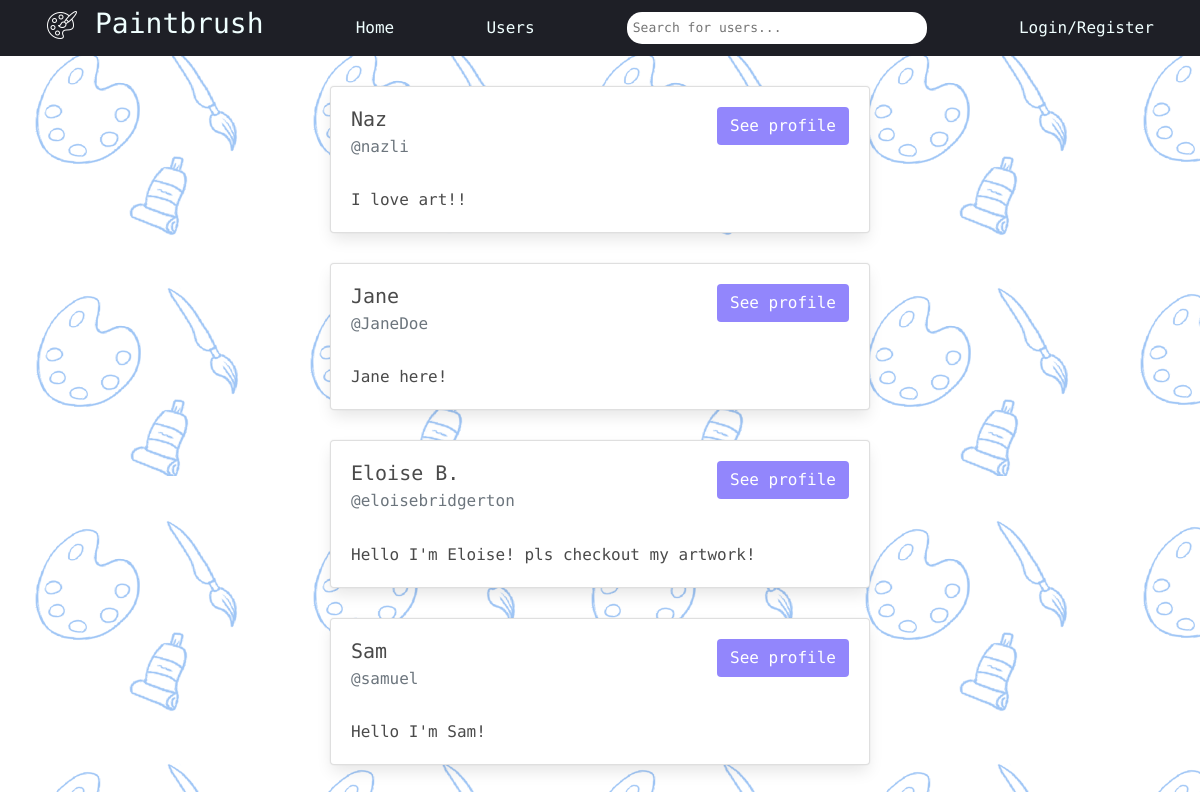
The page /userlist/ on the database its author committed.
### users/models.py (models this page shows, shortened)
class Profile(models.Model):
    user = models.OneToOneField(User, on_delete=models.CASCADE, related_name='profile', null=True, blank=True)
    name = models.CharField(max_length=200, blank=True, null=True)
    username = models.CharField(max_length=200, blank=True, null=True)
    email = models.EmailField(max_length=500, blank=True, null=True)
    bio = models.TextField(blank=True, null=True)
    profile_image = models.ImageField(null=True, blank=True, upload_to='profiles', default='defaultavatar.png')
    created = models.DateTimeField(auto_now_add=True)
    id = models.UUIDField(default=uuid.uuid4, unique=True, primary_key=True, editable=False)
    follows = models.ManyToManyField("self", related_name="followed_by", symmetrical=False, blank=True)

### users/views.py (the view)
# urls.py: path('userlist/', views.userlist, name="userlist"),
def userlist(request):
    userprofiles, search_query = searchProfiles(request)
    return render(request, "users/userlist.html", {'userprofiles': userprofiles, 'search_query': search_query})

### users/utils.py (called while the page is built)
def searchProfiles(request):
    search_query = ''
    if request.GET.get('search_query'):
        search_query = request.GET.get('search_query')
    userprofiles = Profile.objects.filter(Q(name__icontains=search_query) | Q(username__icontains=search_query))
    return userprofiles, search_query

### templates/users/userlist.html (shortened to what this page needs)
<head>
</head>
{% extends 'base.html' %}
{% block content %}
<div class= "container">
    <div class="row justify-content-center">
        <div class="col-6">
            {% for userprofile in userprofiles %}
            <div class="card" style="margin-top:30px; margin-bottom:30px;">
                    <div class="card-body">
                      <h5 class="card-title">{{userprofile.name}}
                        {% if userprofile.id == request.user.profile.id %}
                        <a href="{% url 'account' %}" class="btn float-right">My profile</a>
                        {% else %}
                        <a href="{% url 'profiles' userprofile.id %}" class="btn float-right">See profile</a>
                        {% endif %}
                      </h5>
                      <h6 class="card-subtitle mb-2 text-muted">@{{userprofile.username}}</h6>
                      <br>
                      <p class="card-text">{{userprofile.bio}}</p>
                    </div>
            </div>
            {% endfor %}
        </div>
    </div>
</div>
{% endblock content %}

### static/css/navbar.css (style rules this page uses)
* { margin: 0; padding:0 ; box-sizing: border-box; font-family: 'Roboto Mono', monospace; }

### templates/base.html (style rules this page uses)
a, a:hover, a:focus, a:active { text-decoration: none; color: inherit; }

### templates/users/userlist.html (style rules this page uses)
html, body { background-image: url('/media/pattern4.png'); }
.btn { background-color: #9286fc ; color: white; }

### rows shown on the page
Profile: name "Naz", shows "See profile", username "nazli", bio "I love art!!"
Profile: name "Jane", shows "See profile", username "JaneDoe", bio "Jane here!"
Profile: name "Eloise B.", shows "See profile", username "eloisebridgerton", bio "Hello I'm Eloise! pls checkout my artwork!"
Profile: name "Sam", shows "See profile", username "samuel", bio "Hello I'm Sam!"
